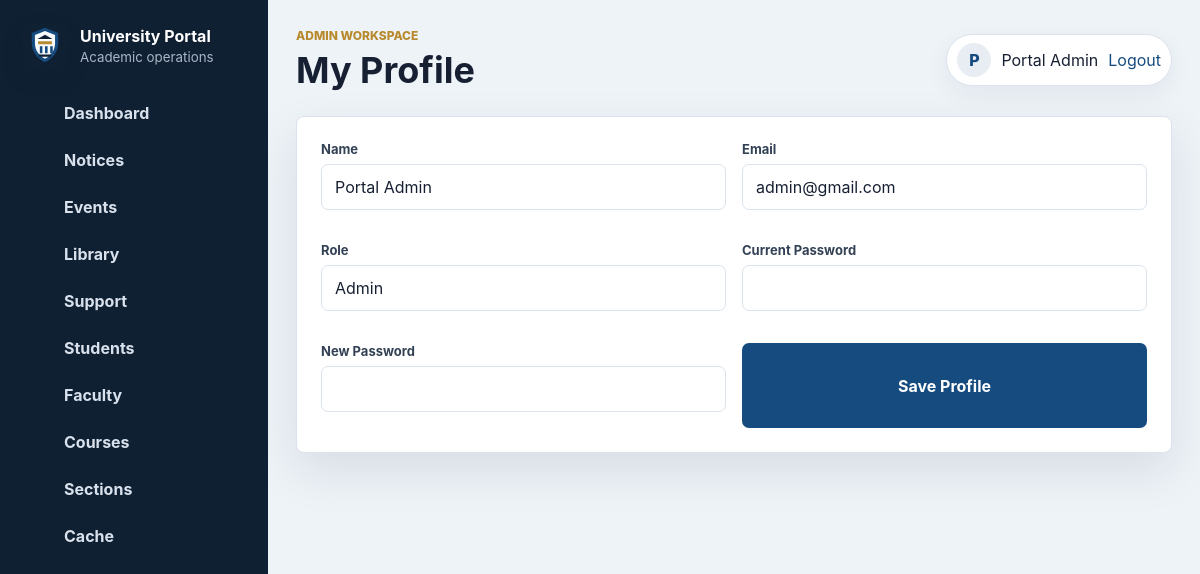
The app's page /profile.php (signed in) with its own data.
### tables this page shows
CREATE TABLE `users` (
  `user_id` int(11) NOT NULL AUTO_INCREMENT,
  `name` varchar(120) NOT NULL,
  `email` varchar(160) NOT NULL,
  `password` varchar(255) NOT NULL,
  `role` enum('admin','faculty','student') NOT NULL,
  PRIMARY KEY (`user_id`),
  UNIQUE KEY `email` (`email`)
);

### profile.php (the view, shortened to what this page needs)
<?php
require_once __DIR__ . '/app.php';
$user = fetch_one('SELECT * FROM users WHERE user_id = ?', [$_SESSION['user_id']]);
?>
<section class="panel">
    <form method="POST" class="form-grid">
        <div class="field">
            <label>Name</label>
            <input name="name" value="<?php echo h($user['name']); ?>" required>
        </div>
        <div class="field">
            <label>Email</label>
            <input type="email" name="email" value="<?php echo h($user['email']); ?>" required>
        </div>
        <div class="field">
            <label>Role</label>
            <input value="<?php echo h(ucfirst($user['role'])); ?>" disabled>
        </div>
        <div class="field">
            <label>Current Password</label>
            <input type="password" name="current_password" autocomplete="current-password">
        </div>
        <div class="field">
            <label>New Password</label>
            <input type="password" name="new_password" autocomplete="new-password">
        </div>
        <button type="submit">Save Profile</button>
    </form>
</section>

### style.css (style rules this page uses)
:root { --ink: #172033; --muted: #647084; --line: #dce3ec; --soft: #f5f7fb; --panel: #ffffff; --primary: #164b7f; --primary-strong: #0f355d; --accent: #b88a2d; --success: #1f7a55; --danger: #b42318; --shadow: 0 18px 48px rgba(23, 32, 51, .10); }
* { box-sizing: border-box; }
body { margin: 0; font-family: Inter, "Segoe UI", Arial, sans-serif; background: #eef3f8; color: var(--ink); }
.form-grid { display: grid; grid-template-columns: repeat(2, minmax(0, 1fr)); gap: 16px; }
.field { display: flex; flex-direction: column; gap: 7px; margin-bottom: 16px; }
label { color: #334155; font-size: 13px; font-weight: 700; }
input, select, textarea, button { font: inherit; }
input, select, textarea { width: 100%; border: 1px solid var(--line); border-radius: 7px; background: white; color: var(--ink); padding: 12px 13px; outline: none; transition: border-color .18s ease, box-shadow .18s ease; }
.btn, button { display: inline-flex; align-items: center; justify-content: center; min-height: 44px; border: 0; border-radius: 7px; padding: 11px 16px; background: var(--primary); color: white; font-weight: 750; cursor: pointer; transition: transform .18s ease, background .18s ease, box-shadow .18s ease; }
.app-body { min-height: 100vh; }
.panel, .container { width: 100%; margin: 0 0 22px; padding: 24px; border: 1px solid var(--line); border-radius: 8px; background: white; box-shadow: var(--shadow); }

### records on screen
users: name "Portal Admin", email "admin@gmail.com", role "Admin"

### other values on screen
$item[1] "Dashboard"
$item[1] "Notices"
$item[1] "Events"
$item[1] "Library"
$item[1] "Support"
$item[1] "Students"
$item[1] "Faculty"
$item[1] "Courses"
$item[1] "Sections"
$item[1] "Cache"
role_label($role) "ADMIN"
$title "My Profile"
$initials "P"
$name "Portal Admin"
